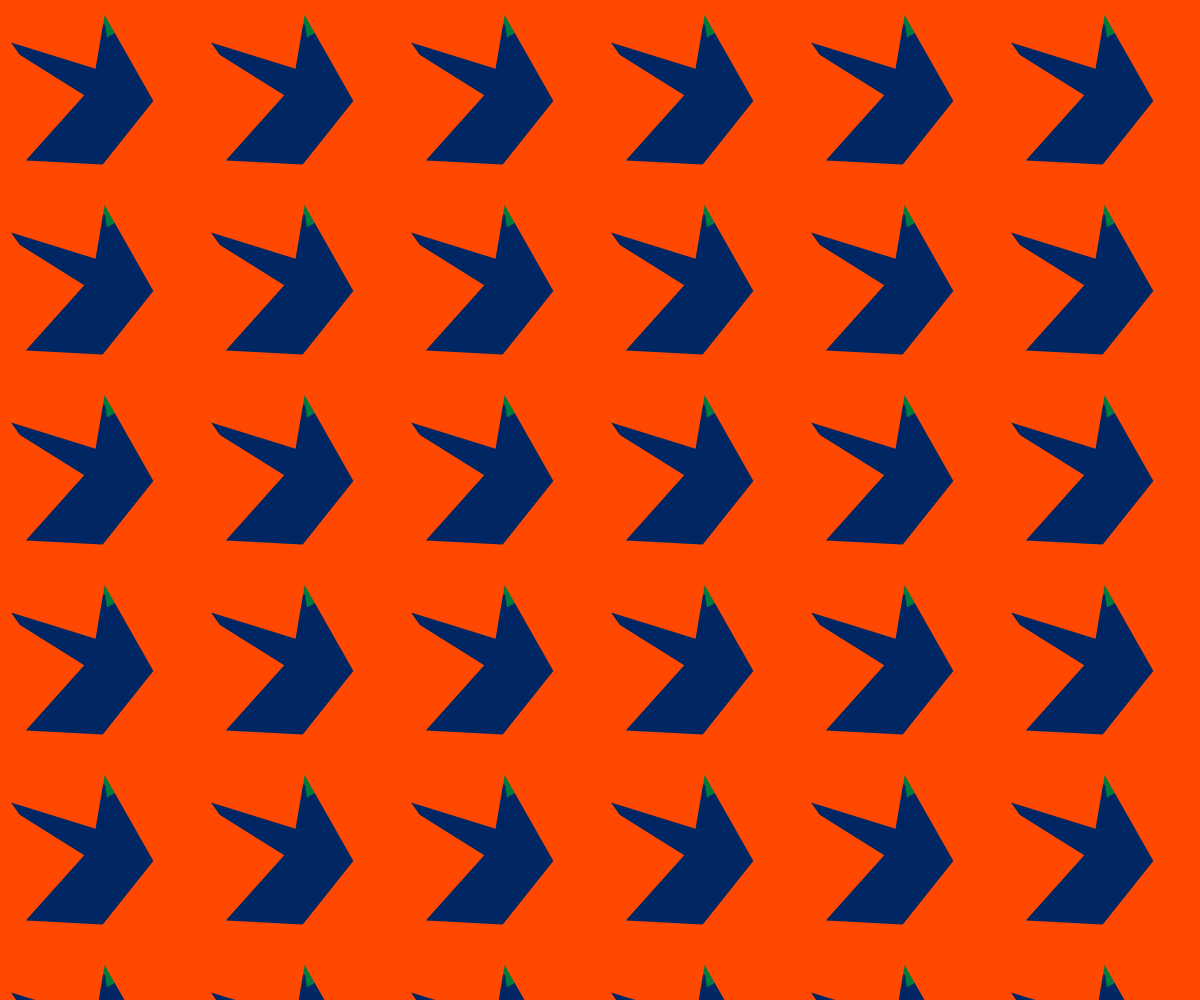
Frame 1 (no input)
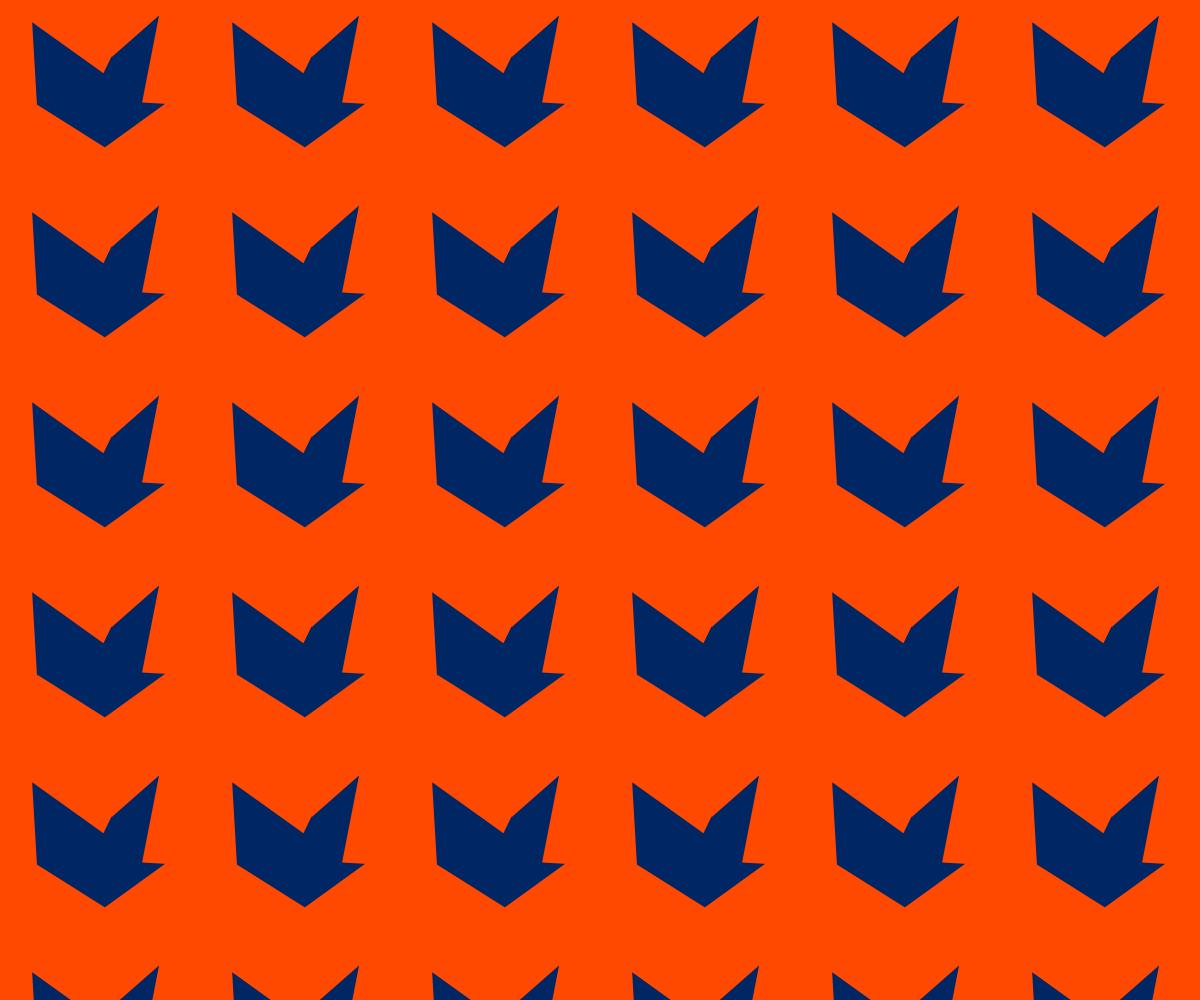
Frame 60 (no input)
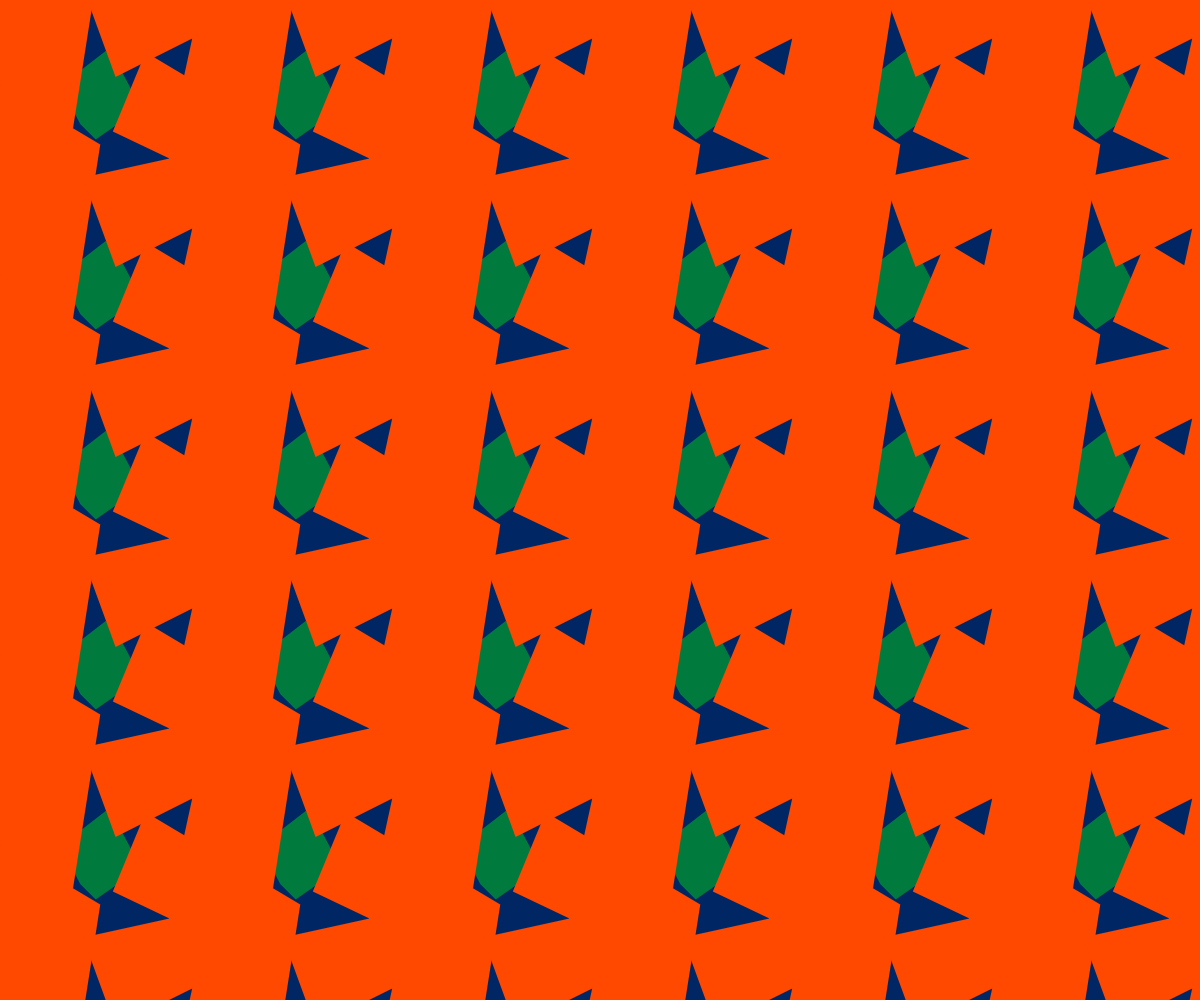
Frame 120 (the mouse pressed at the canvas centre since frame 60)

The p5.js sketch that drew these frames (run headless with seeded random() and noise() and a simulated clock; from frame 60 on, the mouse is pressed at the canvas centre):

// p5.js sketch
// ── sketch.js
let colors = ['#007b3d', '#002763', '#ff4800'];

// 이징 타임라인 제어용 변수
let duration = 90; // 한 번 회전할 때 걸리는 시간 (프레임 단위)

function setup() {
  createCanvas(windowWidth, windowHeight);
}

function draw() {
  background('#007b3d');
  noStroke();

  // 1단계: 타임라인 생성 및 정규화 (0.0 ~ 1.0)
  let t = frameCount % duration;
  let n = norm(t, 0, duration);
  
  // 2단계: 이징 함수 적용
  let easing = easeOutCubic(n);

  // 3단계: 현재 몇 번째 회전 단계인지 계산 (주기 구하기)
  let cycle = floor(frameCount / duration);

  // 4단계: 이징 변형 값을 실제 라디안 각도로 매핑
  // rad1은 시계 방향으로 90도(PI/2)씩 탁 탁 끊어지듯 회전
  let rad1 = (cycle * HALF_PI) + (easing * HALF_PI);
  // rad2는 반시계 방향으로 더 빠르게 180도(PI)씩 회전
  let rad2 = -(cycle * PI) - (easing * PI);


  // --- 첫 번째 파란색 도형 그룹 (배경 레이어) ---
  for (let x = 0; x < width + 200; x += 200) {
    for (let y = 0; y < height + 190; y += 190) {
      push();
      translate(x, y);
      rotate(rad2); // 이징이 적용된 각도
      fill('#002763');
      
      scale(3);
      beginShape();
      vertex(-35, -40);
      vertex(-34, -0.25);
      vertex(-12, 0.25);
      vertex(-34, 10);
      vertex(-35, 40);
      vertex(-0.15, 34.6);
      vertex(35, 40);
      vertex(34, 12);
      vertex(14, 0.74);
      vertex(35, -0.74);
      vertex(34.2, -40);
      vertex(-1.6, -34.6);
      vertex(-35, -40);
      endShape();
      pop();
    }
  }

  // --- 두 번째 주황색 도형 그룹 (전경 레이어) ---
  for (let x = 0; x < width + 200; x += 200) {
    for (let y = 0; y < height + 190; y += 190) {
      push();
      translate(x, y);
      rotate(rad1); // 이징이 적용된 각도
      fill('#ff4800');

      scale(1.1);
      beginShape();
      vertex(-100, -4);
      vertex(-12, 134);
      vertex(47, 83);
      vertex(12, 38);
      vertex(90, 58);
      vertex(100, -28);
      vertex(22, -28);
      vertex(72, -90);
      vertex(-7, -134);
      vertex(-100, -4); // 괄호 줄바꿈 오류 수정
      endShape();
      pop();
    }
  }
}

// 처음엔 빠르고 끝에는 완전히 감속하며 멈추는 이징 함수
function easeOutCubic(x) {
  return 1 - Math.pow(1 - x, 3);
}

function windowResized() {
  resizeCanvas(windowWidth, windowHeight);
}
